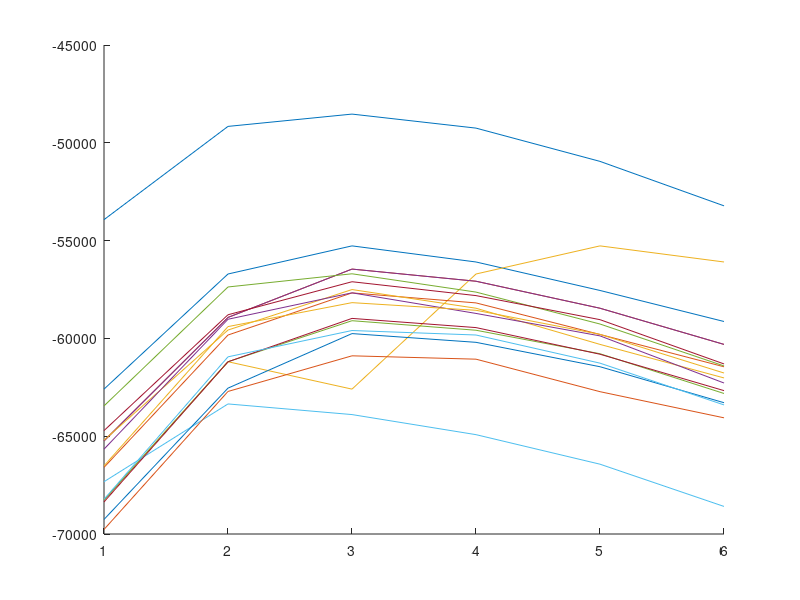

Here is the MATLAB script that generated this plot:
BIC = [-62593.1500 -56707.4821 -55269.7429 -56093.1321 -57549.3429 -59135.5107 
 -65240.4143 -58927.6500 -56455.7393 -57077.4214 -58457.8786 -60306.6821 
 -68266.9429 -61192.4929 -62593.1500 -56707.4821 -55269.7429 -56093.1321 
 -65240.4143 -58927.6500 -56455.7393 -57077.4214 -58457.8786 -60306.6821 
 -68266.9429 -61192.4929 -59095.2214 -59582.8464 -60783.7536 -62816.2464 
 -67326.7643 -63350.3071 -63894.3071 -64921.0357 -66430.7393 -68590.5107 
 -68361.5286 -61195.4964 -58977.4679 -59447.2607 -60809.6750 -62669.6929 
 -69255.3786 -62541.9571 -59753.7929 -60200.6929 -61448.0857 -63287.7321 
 -66593.0857 -59827.6107 -57673.1036 -58185.1679 -59798.7857 -61450.8143 
 -65203.3500 -59572.4250 -57502.5714 -58457.2857 -60306.1429 -62020.9536 
 -65662.8357 -59020.7500 -57670.0750 -58723.1107 -59870.9071 -62280.6250 
 -63451.5143 -57370.3214 -56696.4571 -57632.2714 -59264.9143 -61407.5429 
 -68226.2286 -60942.2929 -59596.8571 -59826.3500 -61265.2536 -63400.6286 
 -64714.2214 -58791.8286 -57102.6250 -57811.8000 -59042.0607 -61305.3750 
 -53929.0821 -49161.3143 -48532.2643 -49248.9179 -50949.7964 -53222.6464 
 -69767.9429 -62712.2786 -60890.2250 -61061.8857 -62723.7964 -64060.3036 
 -66515.3786 -59396.3964 -58171.8929 -58562.2500 -59793.3393 -61769.5071 ];
 
figure; hold on
plot( BIC')